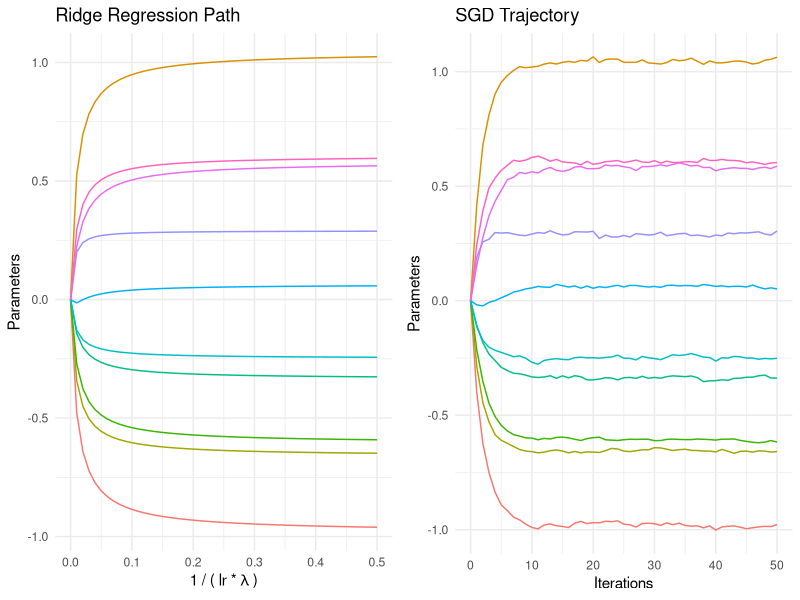

The R source for this figure:
# ------------------------------------------------------------------------------
# early stopping

# FIG: 
# LEFT: how coefficients of a linear model change 
#       with regularization constant (lambda) for ridge regression.
# RIGHT: how coefficients of a linear model change with iterations for SGD.

# DATA: linear regression model data generated by
#       y = X(100*10 ~Normal)·true_coef(10*1) + noise(100*1 ~Normal).
# ------------------------------------------------------------------------------

library(ggplot2)
library(dplyr)
library(tidyr)
library(gridExtra)

set.seed(6)

# DATA -------------------------------------------------------------------------

# generate data for design matrix, response variable, 
# and true coefficients for a linear model
# with n samples, p features and no intercept.
generate_data <- function(n, p) {
  X <- matrix(rnorm(n * p), nrow = n, ncol = p)
  true_coef <- seq(-1, 1, length.out = p)
  noise <- rnorm(n)
  y <- X %*% true_coef + noise
  return(list(X = X, y = y, true_coef = true_coef))
}

# compute the ridge coefficients analytically
compute_ridge_path <- function(X, y, alphas) {
  coefs <- matrix(0, nrow = 1, ncol = ncol(X))
  for (i in 1:length(alphas)) {
    ridge_coefs <- solve(t(X) %*% X + alphas[i] * diag(ncol(X))) %*% t(X) %*% y
    coefs <- rbind(coefs, as.vector(ridge_coefs))
  }
  return(coefs)
}

# compute the optimization trajectory for SGD
compute_sgd_trajectory <- function(X, y, batch_size, learning_rate, n_iter) {
  w <- rep(0, ncol(X))
  coefs <- matrix(0, nrow = 1, ncol = ncol(X))
  for (i in 1:n_iter) {
    indices <- sample(1:nrow(X), replace = FALSE)
    for (j in seq(1, nrow(X), batch_size)) {
      indices_batch <- indices[j:min(j + batch_size - 1, nrow(X))]
      X_batch <- X[indices_batch, ]
      y_batch <- y[indices_batch]
      gradient <- -2 * t(X_batch) %*% (y_batch - X_batch %*% w) / batch_size
      w <- w - learning_rate * gradient
    }
    coefs <- rbind(coefs, as.vector(w))
  }
  return(coefs)
}

n <- 100
p <- 10
batch_size <- 4
learning_rate <- 0.01
n_iter <- 50
t_values <- seq(0.001, n_iter + 1, by = 1)  # Include 0 in t_values for the zero coefficients
alphas <- 1 / (learning_rate * t_values[1:length(t_values)])  # Exclude 0 to avoid division by zero

data <- generate_data(n, p)
X <- data$X
y <- data$y
true_coef <- data$true_coef

ridge_coefs <- compute_ridge_path(X, y, alphas)

sgd_coefs <- compute_sgd_trajectory(X, y, batch_size, learning_rate, n_iter)

# PLOT -------------------------------------------------------------------------

# Ridge path
inv_alphas <- 1/alphas
df_ridge <- data.frame(inv_alphas, ridge_coefs[-1,])

df_ridge_long <- df_ridge %>%
  pivot_longer(cols = starts_with("X"), names_to = "line", values_to = "value")

p1 <- ggplot(df_ridge_long, aes(x = inv_alphas, y = value, color = line)) +
  geom_line(show.legend = FALSE) +
  labs(title = "Ridge Regression Path", x = expression("1 / ( lr *"~lambda~")"), y = "Parameters") +
  theme_minimal()

# SGD path
df_SGD <- data.frame(t_values, sgd_coefs)

df_SGD_long <- df_SGD %>%
  pivot_longer(cols = starts_with("X"), names_to = "line", values_to = "value")

p2 <- ggplot(df_SGD_long, aes(x = t_values, y = value, color = line)) +
  geom_line(show.legend = FALSE) +
  labs(title = "SGD Trajectory", x = "Iterations", y = "Parameters") +
  theme_minimal()

p = grid.arrange(p1, p2, ncol = 2)

ggsave("../figure/ridge_vs_sgd_path.png", plot=p, width=12, height=4.5)
